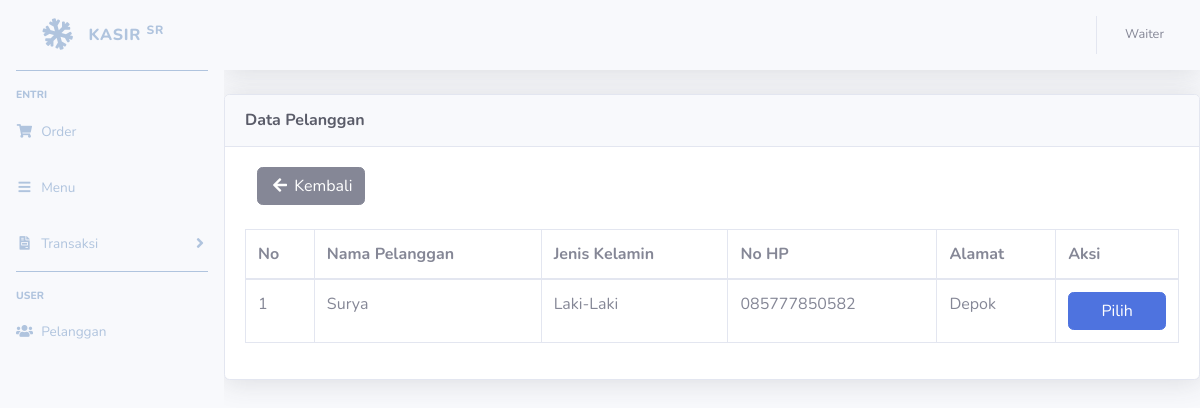
The app's page /waiter/transaksicaripelanggan.php (signed in) with its own data.
### tables this page shows
CREATE TABLE `pelanggan` (
  `idpelanggan` int(11) NOT NULL,
  `namapelanggan` varchar(150) NOT NULL,
  `jeniskelamin` enum('Laki-Laki','Perempuan') NOT NULL,
  `nohp` char(15) NOT NULL,
  `alamat` varchar(255) NOT NULL
);

### waiter/functions.php (called while the page is built, shortened)
<?php
function ambildata($conn, $query)
{
    $data = mysqli_query($conn, $query);
    if (mysqli_num_rows($data) > 0) {
        while ($row = mysqli_fetch_assoc($data)) {
            $hasil[] = $row;
        }
        return $hasil;
    }
}

### waiter/transaksicaripelanggan.php (the view)
<?php
require 'functions.php';
require 'header.php';
$query = 'SELECT * FROM pelanggan';
$data = ambildata($conn, $query);
?>
<div class="card shadow mb-4">
    <div class="card-header py-3">
        <h6 class="m-0 font-weight-bold text-dark">Data Pelanggan</h6>
    </div>
    <div class="card-body">
        <div class="table-responsive">
            <div class="col-md-6">
                <a href="transaksicarimenu.php" class="btn btn-secondary box-title"><i class="fa fa-arrow-left fa-fw"></i> Kembali</a>
            </div>
            <br>
            <table class="table table-bordered" id="dataTable" width="100%" cellspacing="0">
                <thead>
                    <tr>
                        <th>No</th>
                        <th>Nama Pelanggan</th>
                        <th>Jenis Kelamin</th>
                        <th>No HP</th>
                        <th>Alamat</th>
                        <th>Aksi</th>
                    </tr>
                </thead>
                <tbody>
                    <?php $no = 1;
                    foreach ($data as $barang) : ?>
                        <tr>
                            <td><?= $no++ ?></td>
                            <td><?= $barang['namapelanggan'] ?></td>
                            <td><?= $barang['jeniskelamin'] ?></td>
                            <td><?= $barang['nohp'] ?></td>
                            <td><?= $barang['alamat'] ?></td>
                            <td align="center">
                                <a href="ordertambah.php?id=<?= $barang['idpelanggan']; ?>" data-toggle="tooltip" data-placement="bottom" title="Pilih" class="btn btn-primary btn-block"> Pilih</a>
                            </td>
                        </tr>
                    <?php endforeach; ?>
                </tbody>
            </table>
        </div>
    </div>
</div>

### records on screen
pelanggan: namapelanggan "Surya", jeniskelamin "Laki-Laki", nohp "085777850582", alamat "Depok"
